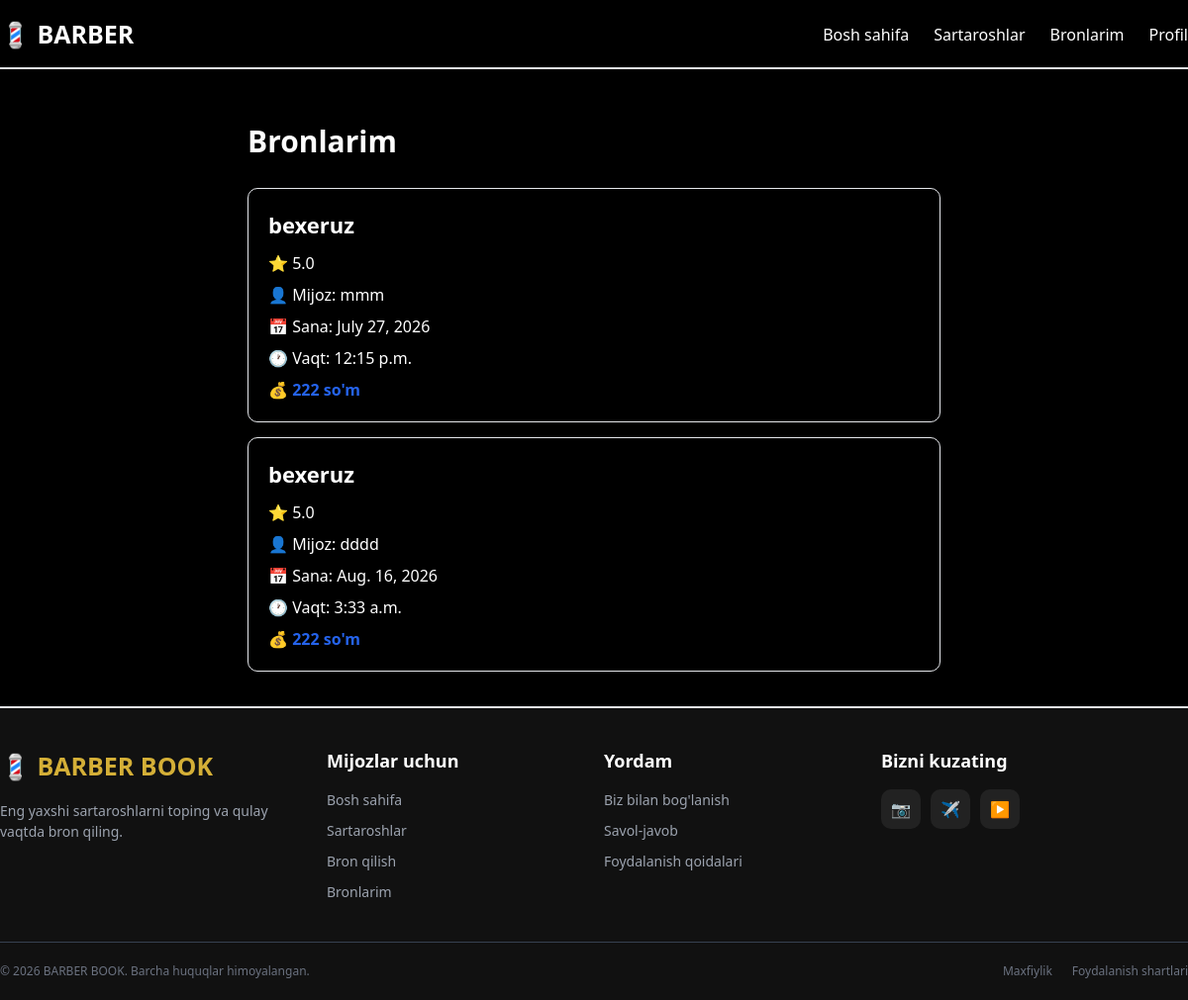
Before: /bronlarim/ with the older database file.
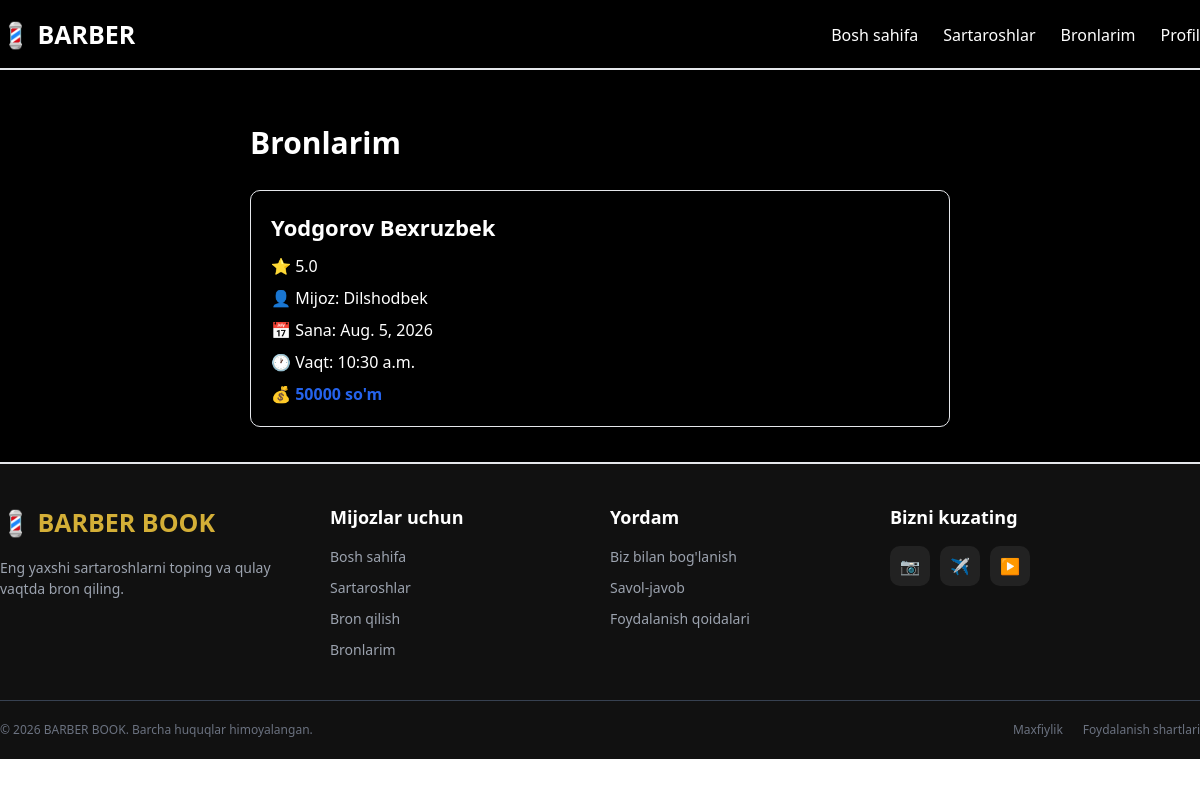
After: the same page with the newer database file.
### base/models.py (models this page shows, shortened)
class Bron(models.Model):
    sartarosh = models.ForeignKey(Product, on_delete=models.CASCADE)
    mijoz_ismi = models.CharField(max_length=100)
    sana = models.DateField()
    vaqt = models.TimeField()

class Product(models.Model):
    kategoriya = models.ForeignKey(Category, on_delete=models.CASCADE)
    rasm = models.ImageField(upload_to="barberlar/")
    ism_familiya = models.CharField(max_length=200, blank=True, null=True)
    tajriba = models.PositiveIntegerField()
    reyting = models.FloatField(default=5.0)
    narx = models.PositiveIntegerField()
    tavsif = models.TextField(blank=True)

### base/views.py (the view)
# urls.py: path("bronlarim/", views.bronlarim, name="bronlarim"),
def bronlarim(request):
    bronlar = Bron.objects.all()
    return render(request, "bronlarim.html", {
        "bronlar": bronlar
    })

### base/templates/bronlarim.html
{% extends 'base.html' %}
{% block content %}
<div class=" bg-black text-white m-[0] p-[20px] mb-[-50px] ">
    <div class="w-[700px] mx-auto mt-[30px]">
        <h1 class="text-[30px] font-bold mb-[25px]">
            Bronlarim
        </h1>
        {% for bron in bronlar %}
        <div class="border rounded-[10px] p-[20px] mb-[15px]">
            <h2 class="text-[22px] font-bold">
                {{ bron.sartarosh.ism_familiya }}
            </h2>
            <p class="mt-[10px]">
                ⭐ {{ bron.sartarosh.reyting }}
            </p>
            <p class="mt-[8px]">
                👤 Mijoz: {{ bron.mijoz_ismi }}
            </p>
            <p class="mt-[8px]">
                📅 Sana: {{ bron.sana }}
            </p>
            <p class="mt-[8px]">
                🕐 Vaqt: {{ bron.vaqt }}
            </p>
            <p class="text-blue-600 font-bold mt-[8px]">
                💰 {{ bron.sartarosh.narx }} so'm
            </p>
        </div>
        {% empty %}
        <div class="border rounded-[10px] p-[20px] text-center">
            <p class="text-gray-500">
                Hozircha bronlaringiz yo'q.
            </p>
        </div>
        {% endfor %}
    </div>
</div>
{% endblock %}

### base/templates/base.html (shortened to what this page needs)
<!DOCTYPE html>
<html lang="uz">
{% load static %}
<head>
</head>
   <link rel="stylesheet" href="https://cdnjs.cloudflare.com/ajax/libs/font-awesome/7.3.0/css/all.min.css">
    <script src="https://cdn.tailwindcss.com"></script>
<body>
    {% include "navigation.html" %}
    {% block content %}
    {% endblock %}
    {% include "footer.html" %}
</body>
</html>

### base/templates/navigation.html (shortened to what this page needs)
<!DOCTYPE html>
<html lang="en">
<head>
</head>
   <link rel="stylesheet" href="https://cdnjs.cloudflare.com/ajax/libs/font-awesome/7.3.0/css/all.min.css">
    <script src="https://cdn.tailwindcss.com"></script>
<body>
   <nav class="w-full h-[70px] bg-black border-b-2">
    <div class="w-[1200px] h-[70px] mx-auto flex items-center justify-between">
        <div class="text-[25px] font-bold text-white">
            💈 BARBER
        </div>
        <div class="flex items-center">
            <a href="/index" class="text-[16px] text-white ml-[25px]">
                Bosh sahifa
            </a>
            <a href="/barberlar" class="text-[16px] text-white ml-[25px]">
                Sartaroshlar
            </a>
            <a href="/bronlarim" class="text-[16px] text-white ml-[25px]">
                Bronlarim
            </a>
            <a href="{% url 'profil' %}" class="text-[16px] text-white ml-[25px]">
                Profil
            </a>
        </div>
    </div>
</nav>
</body>
</html>

### base/templates/footer.html (shortened to what this page needs)
<!DOCTYPE html>
<html lang="en">
<head>
</head>
<link rel="stylesheet" href="https://cdnjs.cloudflare.com/ajax/libs/font-awesome/7.3.0/css/all.min.css">
<script src="https://cdn.tailwindcss.com"></script>
<body>
    <footer class="w-full bg-[#111111] text-white mt-[50px] border-t-2 ">
        <div class="w-[1200px] mx-auto flex flex-wrap py-[40px]">
            <div class="w-[300px] mr-[30px]">
                <h2 class="text-[25px] font-bold text-[#d4af37] mb-[15px]">
                    💈 BARBER BOOK
                </h2>
                <p class="text-[14px] text-gray-400">
                    Eng yaxshi sartaroshlarni toping va
                    qulay vaqtda bron qiling.
                </p>
            </div>
            <div class="w-[250px] mr-[30px]">
                <h2 class="text-[18px] font-bold mb-[15px]">
                    Mijozlar uchun
                </h2>
                <a href="/home/" class="block text-[14px] text-gray-400 mb-[10px]">
                    Bosh sahifa
                </a>
                <a href="#" class="block text-[14px] text-gray-400 mb-[10px]">
                    Sartaroshlar
                </a>
                <a href="#" class="block text-[14px] text-gray-400 mb-[10px]">
                    Bron qilish
                </a>
                <a href="#" class="block text-[14px] text-gray-400">
                    Bronlarim
                </a>
            </div>
            <div class="w-[250px] mr-[30px]">
                <h2 class="text-[18px] font-bold mb-[15px]">
                    Yordam
                </h2>
                <a href="#" class="block text-[14px] text-gray-400 mb-[10px]">
                    Biz bilan bog'lanish
                </a>
                <a href="#" class="block text-[14px] text-gray-400 mb-[10px]">
                    Savol-javob
                </a>
                <a href="#" class="block text-[14px] text-gray-400">
                    Foydalanish qoidalari
                </a>
            </div>
            <div class="w-[250px]">
                <h2 class="text-[18px] font-bold mb-[15px]">
                    Bizni kuzating
                </h2>
                <div class="flex items-center">
                    <a href="#"
                        class="w-[40px] h-[40px] bg-[#222222] rounded-[10px] flex items-center justify-center mr-[10px]">
                        📷
                    </a>
                    <a href="#"
                        class="w-[40px] h-[40px] bg-[#222222] rounded-[10px] flex items-center justify-center mr-[10px]">
                        ✈️
                    </a>
                    <a href="#" class="w-[40px] h-[40px] bg-[#222222] rounded-[10px] flex items-center justify-center">
                        ▶️
                    </a>
                </div>
            </div>
        </div>
        <div class="w-[1200px] mx-auto border-t border-gray-700 py-[20px] flex items-center justify-between">
            <p class="text-[12px] text-gray-500">
                © 2026 BARBER BOOK. Barcha huquqlar himoyalangan.
            </p>
            <div class="flex">
                <a href="#" class="text-[12px] text-gray-500 mr-[20px]">
                    Maxfiylik
                </a>
                <a href="#" class="text-[12px] text-gray-500">
                    Foydalanish shartlari
                </a>
            </div>
        </div>
    </footer>
</body>
</html>

Changed rows visible on the page:
removed Bron: sartarosh.ism_familiya "bexeruz", sartarosh.reyting "5.0", mijoz_ismi "mmm", sana "July 27, 2026", vaqt "12:15 p.m.", sartarosh.narx "222"
removed Bron: sartarosh.ism_familiya "bexeruz", sartarosh.reyting "5.0", mijoz_ismi "dddd", sana "Aug. 16, 2026", vaqt "3:33 a.m.", sartarosh.narx "222"
added Bron: sartarosh.ism_familiya "Yodgorov Bexruzbek", sartarosh.reyting "5.0", mijoz_ismi "Dilshodbek", sana "Aug. 5, 2026", vaqt "10:30 a.m.", sartarosh.narx "50000"
